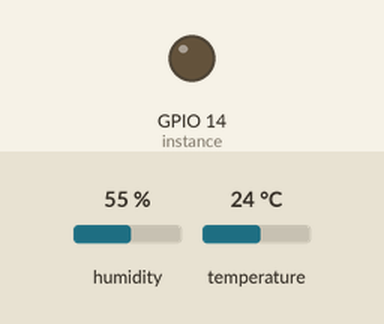
Recording of a program running on a simulated Raspberry Pi (BCM pin numbers). Shown: output pins drawn as LEDs (lit = HIGH). The inputs (shaded band) are chosen by the test bench; at power-on: humidity 55 %, temperature 24 °C. The clock reads 2024-03-15 10:24:30 at power-on unless the program sets it; files the program writes start out absent; databases and web services accept everything at once and return nothing; values from a settings file that is not in the repository are placeholders; library files of the repository ran but are not shown: dht11.py; what the program prints to the terminal is not drawn.

Above: at 20.1 s.
Timing chart, 0 to 21.6 s (numbered marks = the images above):
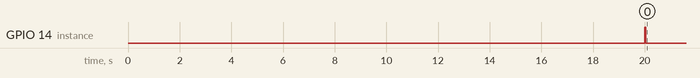

The program:

mainprogram.py
```python
#!/usr/bin/python3
# -*- Coding: utf-8 -*-

import RPi.GPIO as GPIO
import dht11
import time
import datetime
import sys
import piSETTING


import gspread
from oauth2client.service_account import ServiceAccountCredentials
scope = ['https://spreadsheets.google.com/feeds',
         'https://www.googleapis.com/auth/drive']

def write_Googlespreadsheet(tmp):
    #init google spreadsheet
    credentials = ServiceAccountCredentials.from_json_keyfile_name('spreadsheet.json', scope)
    gc = gspread.authorize(credentials)
    workbook1 = gc.open(piSETTING.gcfilename)
    worksheet=workbook1.sheet1
    worksheet.append_row(tmp)
def debugprint(text):
    print(datetime.datetime.now().strftime("%Y_%m_%d %H:%M:%S ")+text+"\n")
    with open("debug.txt", "a") as f:
            f.write(datetime.datetime.now().strftime("%Y_%m_%d %H:%M:%S ")+text+"\n")
    return
def main():

    # initialize GPIO
    GPIO.setwarnings(False)
    GPIO.setmode(GPIO.BCM)
    GPIO.cleanup()

    # read data using pin 14
    instance = dht11.DHT11(pin=14)


    #csv_colmnsname=["time","Temperature","Humidity"]

    while True:
        for i in range(20):
            result = instance.read()
            if result.is_valid():
                break

        if result.is_valid():
            print("Last valid input: " + datetime.datetime.now().strftime("%Y_%m_%d %H:%M:%S"))
            print("Temperature: %d C" % result.temperature)
            print("Humidity: %d %%" % result.humidity)

            #write Google Spreadsheet
            tmp=[datetime.datetime.now().strftime("%Y_%m_%d %H:%M:%S"),result.temperature,result.humidity]
            try:
                write_Googlespreadsheet(tmp)
                pass

            except ZeroDivisionError as e:
                print(e)
                debugprint(str(e))
        else :
            debugprint("sensor read data was invalid")

        time.sleep(60*10)


if __name__ == "__main__":
    with open("debug.txt", "a") as f:
        f.write(datetime.datetime.now().strftime("%Y_%m_%d")+":"+str(sys.version)+"\n")
    time.sleep(20)
    main()
```

Measured:
- by itself, GPIO 14 (instance): LOW → HIGH at 20.0 s, → LOW 0.05 s later
